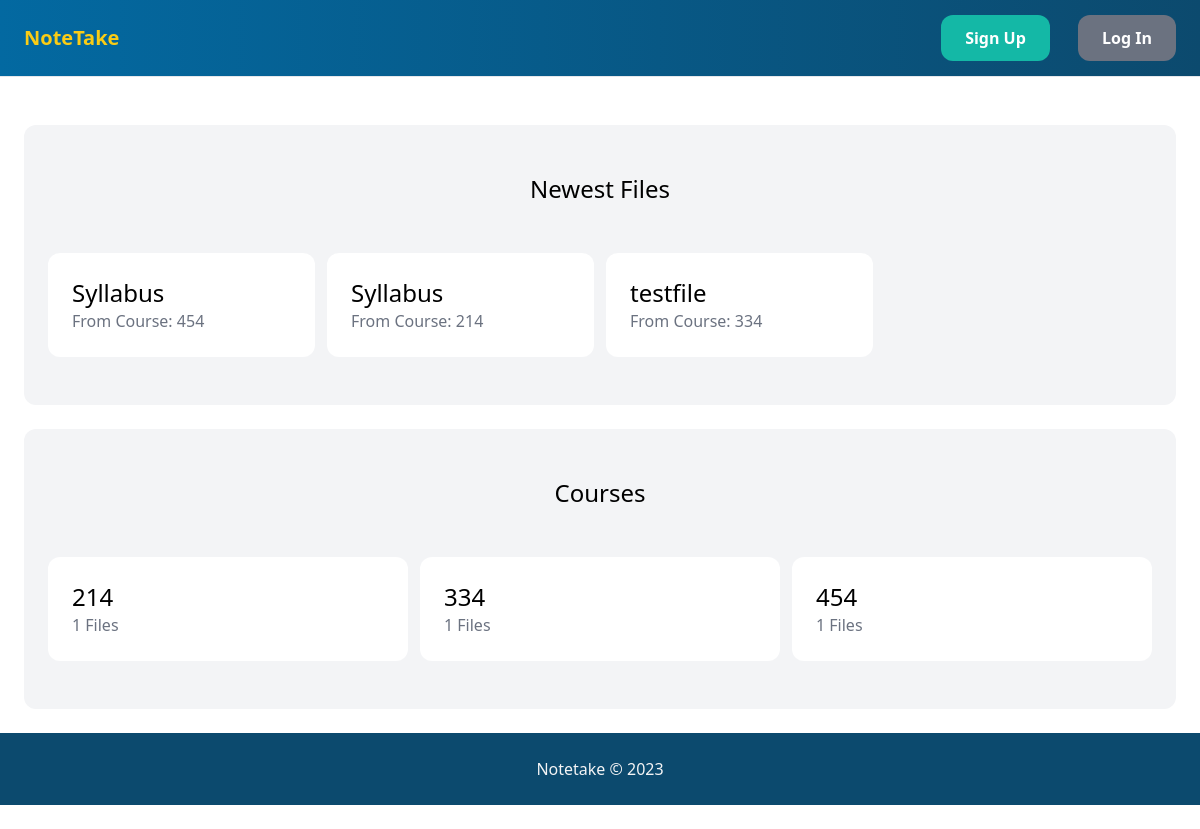
Before: / with the older database file.
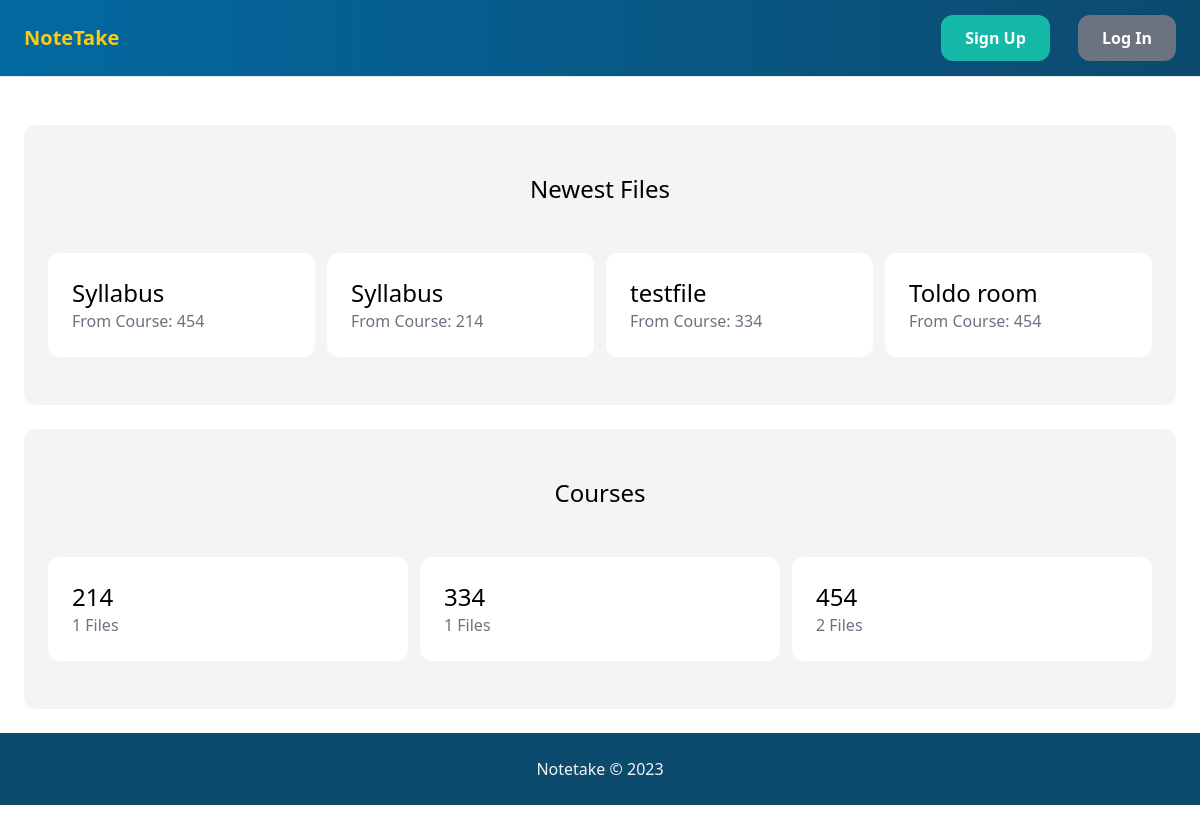
After: the same page with the newer database file.
### course/models.py (models this page shows, shortened)
class File(models.Model):
    course = models.ForeignKey(Course, related_name='files', on_delete=models.CASCADE)
    name = models.CharField(max_length=255)
    description = models.TextField(blank=True, null=True)
    file = models.FileField(upload_to='file_files/', blank=True, null=True)
    uploaded_by = models.ForeignKey(User, related_name='files', on_delete=models.SET_NULL, blank=True, null=True)
    uploaded_at = models.DateTimeField(auto_now_add=True)

class Course(models.Model):
    name = models.CharField(max_length=255)
    course_files = models.ManyToManyField('File', related_name='courses', blank=True)
    class Meta:
        ordering = ('name',)
        verbose_name_plural = 'Courses'
    def __str__(self):
        return self.name

### core/views.py (the view)
# urls.py: path('', views.index, name='index'),
def index(request):
    files = File.objects.all()[0:6]
    courses = Course.objects.all()
    return render(request, 'core/index.html',{
       'courses': courses,
       'files': files,
    })

### core/templates/core/index.html (shortened to what this page needs)
{% extends 'core/base.html' %}
{% block content %}
<div class="mt-6 px-6 py-12 bg-gray-100 rounded-xl">
    <h2 class="mb-12 text-2xl text-center">Newest Files</h2>
    <div class="grid grid-cols-4 gap-3">
        {% for file in files %}
            <div>
                <a href="{% url 'course:file' file.id %}">
                    <div class="p-6 bg-white rounded-xl hover:text-gray-500">
                        <h2 class="text-2xl" >{{ file.name }}</h2>
                        <p class="text-gray-500"> From Course: {{ file.course }}</p>
                    </div>
                </a>
            </div>
        {% endfor %}
    </div>
</div>
<div class="mt-6 px-6 py-12 bg-gray-100 rounded-xl">
    <h2 class="mb-12 text-2xl text-center">Courses</h2>
    <div class="grid grid-cols-3 gap-3">
        {% for course in courses %}
            <div>
                <a href="{% url 'course:course' course.id %}">
                    <div class="p-6 bg-white rounded-xl hover:text-gray-500">
                        <h2 class="text-2xl">{{ course.name }}</h2>
                        <p class="text-gray-500"> {{ course.files.count }} Files</p>
                    </div>
                </a>
            </div>
        {% endfor %}
    </div>
</div>
{% endblock %}

### core/templates/core/base.html (shortened to what this page needs)
{% load static %}
<!doctype html>
<html>
    <head>
        <link rel="stylesheet" type="text/css" href="{% static 'core/css/style.css' %}">
        <script src="https://cdn.tailwindcss.com"></script>
    </head>
    <body>
        <nav class="py-6 px-6 flex justify-between items-center border-b border-gray-200 bg-gradient-to-r from-sky-700 to-sky-900">
            <a href="/" class="text-xl font-semibold text-yellow-400 hover:text-yellow-200">NoteTake</a>
            <div class="space-x-6">
                {% if user.is_authenticated %}
                <a href="{% url 'course:newFile' %}" class="text-lg font-semibold text-slate-200 hover:text-gray-500">Upload File</a>
                {% if user.is_staff %}
                <a href="{% url 'course:newCourse' %}" class="text-lg font-semibold text-slate-200 hover:text-gray-500">Add Course</a>
                {% endif %}
                <a href="{% url 'core:logout' %}" class="px-6 py-3 text-leg font-semibold bg-gray-500 text-white rounded-xl hover:bg-gray-700">Log Out</a>
                {% else %}
                <a href="{% url 'core:signup' %}" class="px-6 py-3 text-leg font-semibold bg-teal-500 text-white rounded-xl hover:bg-teal-700">Sign Up</a>
                <a href="{% url 'core:login' %}" class="px-6 py-3 text-leg font-semibold bg-gray-500 text-white rounded-xl hover:bg-gray-700">Log In</a>
                {% endif %}
            </div>
        </nav>
        <div class="px-6 py-6">
            {% block content %}
            {% endblock %}
        </div>
        <footer class="bg-sky-900 p-6 mb-6">
            <p class="text-center text-zinc-100">Notetake &copy; 2023</p>
        </footer>
    </body>
</html>

Changed rows visible on the page:
added File: name "Toldo room", course "454"
computed for Course (number 3 of 3 on the later page): files.count "1" → "2"
